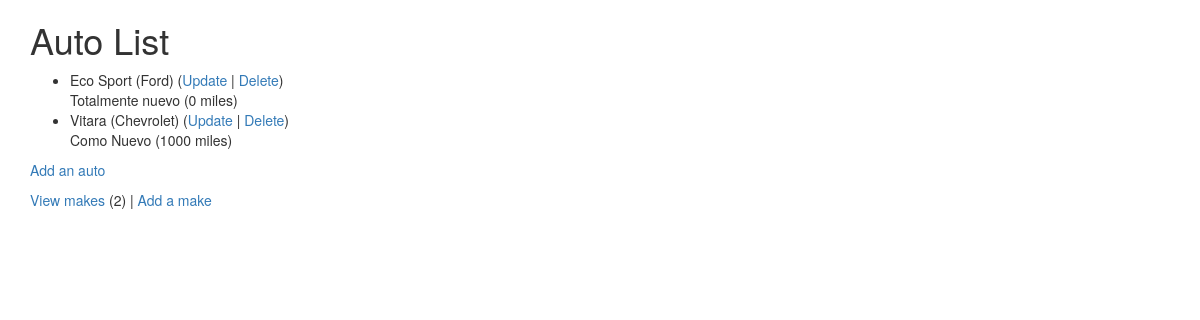
The app's page /autos/ (signed in), older data.
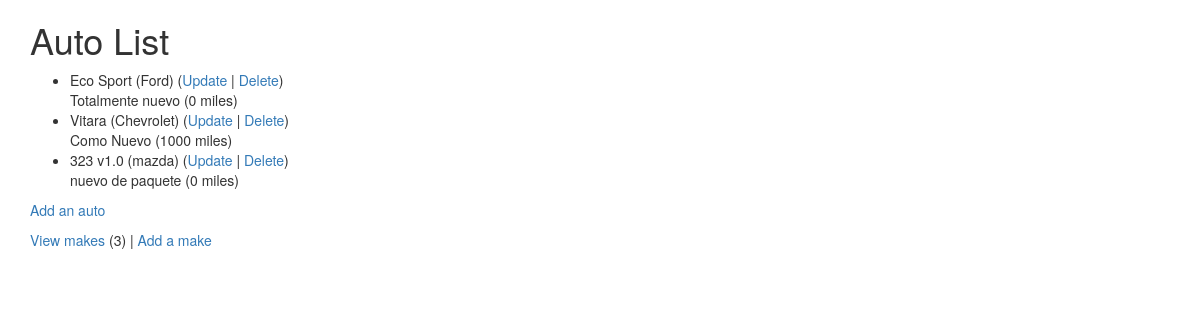
The same page, newer data.
### autos/models.py (models this page shows, shortened)
class Auto(models.Model):
    nickname = models.CharField(
            max_length=200,
            validators=[MinLengthValidator(2, "Nickname must be greater than 1 character")]
    )
    mileage = models.PositiveIntegerField()
    comments = models.CharField(max_length=300)
    make = models.ForeignKey('Make', on_delete=models.CASCADE, null=False)

class Make(models.Model):
    name = models.CharField(
            max_length=200,
            help_text='Enter a make (e.g. Dodge)',
            validators=[MinLengthValidator(2, "Make must be greater than 1 character")]
    )
    def __str__(self):
        return self.name

### autos/views.py (the view)
# urls.py: path('', views.MainView.as_view(), name='all'),
class MainView(LoginRequiredMixin, View):
    def get(self, request):
        mc = Make.objects.all().count()
        al = Auto.objects.all()
        ctx = {'make_count': mc, 'auto_list': al}
        return render(request, 'autos/auto_list.html', ctx)

### autos/templates/autos/auto_list.html
{% extends "base_bootstrap.html" %}
{% block content %}
  <h1>Auto List</h1>
  {% if auto_list %}
  <ul>
    {% for auto in auto_list %}
      <li>
          {{ auto.nickname }} ({{ auto.make }})
          (<a href="{% url 'autos:auto_update' auto.id %}">Update</a> |
          <a href="{% url 'autos:auto_delete' auto.id %}">Delete</a>) <br/>
          {{ auto.comments }} ({{ auto.mileage }} miles)
      </li>
    {% endfor %}
  </ul>
  {% else %}
    <p>There are no autos in the library.</p>
  {% endif %}
  <p>
    {% if make_count > 0 %}
      <a href="{% url 'autos:auto_create' %}">Add an auto</a>
    {% else %}
      Please add a make before you add an auto.
    {% endif %}
  </p>
  <p>
  <a href="{% url 'autos:make_list' %}">View makes</a> ({{ make_count }}) |
    <a href="{% url 'autos:make_create' %}">Add a make</a>
  </p>
{% endblock %}

Row changes from the older to the newer data that the page shows:
added Auto: nickname "323 v1.0", make "mazda", comments "nuevo de paquete", mileage "0"
Text that changed along with them:
{{ make_count }}: "2" → "3"
